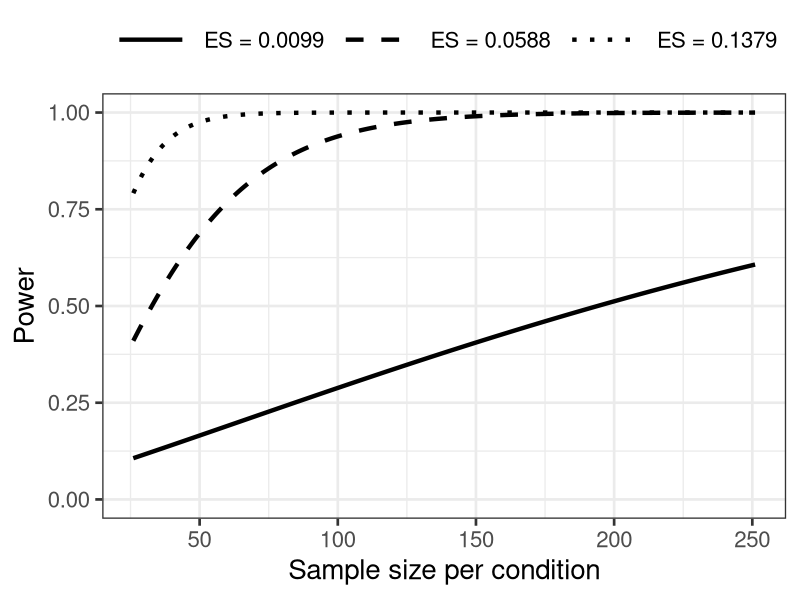

R code for this plot:
library(pwr)
library(reshape2)
library(ggplot2)

min <- 25
max <- 250

nstar <- seq(max,min)  # note: the values *must* be listed in decreasing order

unbiased_power_small<-pwr.anova.test(f=0.1,k=2,n=seq(min,max),sig.level=0.05)$power
unbiased_power_medium<-pwr.anova.test(f=0.25,k=2,n=seq(min,max),sig.level=0.05)$power
unbiased_power_large<-pwr.anova.test(f=0.4,k=2,n=seq(min,max),sig.level=0.05)$power

unbiased_power <- matrix(NA, nrow=3,ncol=length(nstar))
unbiased_power[1,]<-unbiased_power_small
unbiased_power[2,]<-unbiased_power_medium
unbiased_power[3,]<-unbiased_power_large

unbiased_power<-t(unbiased_power)
colnames(unbiased_power) <- c("ES = 0.0099","ES = 0.0588","ES = 0.1379") 

unbiased_power <- melt(unbiased_power, id="ES") #convert to long format with reshape package to easily plot multiple groups
colnames(unbiased_power) <- c("N","ES","Power") 
cbbPalette<-c("#5e3c99", "#e66101", "#fdb863", "#000000")

tiff(file="Fig_8.tiff",width=2700,height=1700, units = "px", res = 300)
ggplot(data=unbiased_power, aes(x = N, y=Power, group=ES)) +
  #scale_color_manual(values=cbbPalette) + #use custum color palette
  geom_line(aes(linetype=ES),size=1.5) + #geom_point(size=5) + #plot lines and dots
  scale_x_continuous(breaks = c(25,75,125,175,225), labels= c(50,100,150,200,250)) + 
  scale_linetype_manual(values=c(1,2,3)) + 
  ylab("Power")  + xlab("Sample size per condition") + #set labels
  theme_bw(base_size=20) + expand_limits(y=c(0,1)) + theme(legend.title=element_blank(), legend.position = "top", legend.key.width=unit(2,"cm")) #increase font size, put legend on top
dev.off()
